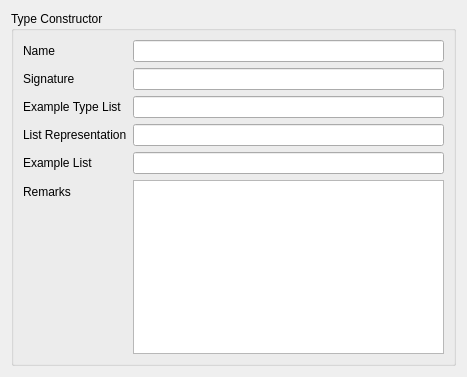
<?xml version="1.0" encoding="UTF-8"?>
<ui version="4.0">
 <class>Form</class>
 <widget class="QWidget" name="Form">
  <property name="geometry">
   <rect>
    <x>0</x>
    <y>0</y>
    <width>467</width>
    <height>377</height>
   </rect>
  </property>
  <property name="windowTitle">
   <string>Form</string>
  </property>
  <layout class="QVBoxLayout" name="verticalLayout">
   <item>
    <widget class="QGroupBox" name="groupBoxTypeConstructor">
     <property name="title">
      <string>Type Constructor</string>
     </property>
     <layout class="QFormLayout" name="formLayout">
      <item row="0" column="0">
       <widget class="QLabel" name="labelName">
        <property name="text">
         <string>Name</string>
        </property>
       </widget>
      </item>
      <item row="0" column="1">
       <widget class="QLineEdit" name="lineEditName">
        <property name="readOnly">
         <bool>true</bool>
        </property>
       </widget>
      </item>
      <item row="1" column="0">
       <widget class="QLabel" name="labelSignature">
        <property name="text">
         <string>Signature</string>
        </property>
       </widget>
      </item>
      <item row="1" column="1">
       <widget class="QLineEdit" name="lineEditSignature">
        <property name="readOnly">
         <bool>true</bool>
        </property>
       </widget>
      </item>
      <item row="2" column="0">
       <widget class="QLabel" name="labelExampleTypeList">
        <property name="text">
         <string>Example Type List</string>
        </property>
       </widget>
      </item>
      <item row="2" column="1">
       <widget class="QLineEdit" name="lineEditExampleTypeList">
        <property name="readOnly">
         <bool>true</bool>
        </property>
       </widget>
      </item>
      <item row="3" column="0">
       <widget class="QLabel" name="labelListRepresentation">
        <property name="text">
         <string>List Representation</string>
        </property>
       </widget>
      </item>
      <item row="3" column="1">
       <widget class="QLineEdit" name="lineEditListRepresentation">
        <property name="readOnly">
         <bool>true</bool>
        </property>
       </widget>
      </item>
      <item row="4" column="0">
       <widget class="QLabel" name="labelExampleList">
        <property name="text">
         <string>Example List</string>
        </property>
       </widget>
      </item>
      <item row="4" column="1">
       <widget class="QLineEdit" name="lineEditExampleList">
        <property name="readOnly">
         <bool>true</bool>
        </property>
       </widget>
      </item>
      <item row="5" column="0">
       <widget class="QLabel" name="labelRemarks">
        <property name="text">
         <string>Remarks</string>
        </property>
       </widget>
      </item>
      <item row="5" column="1">
       <widget class="QPlainTextEdit" name="plainTextEditRemarks">
        <property name="readOnly">
         <bool>true</bool>
        </property>
       </widget>
      </item>
     </layout>
    </widget>
   </item>
  </layout>
 </widget>
 <resources/>
 <connections/>
</ui>
